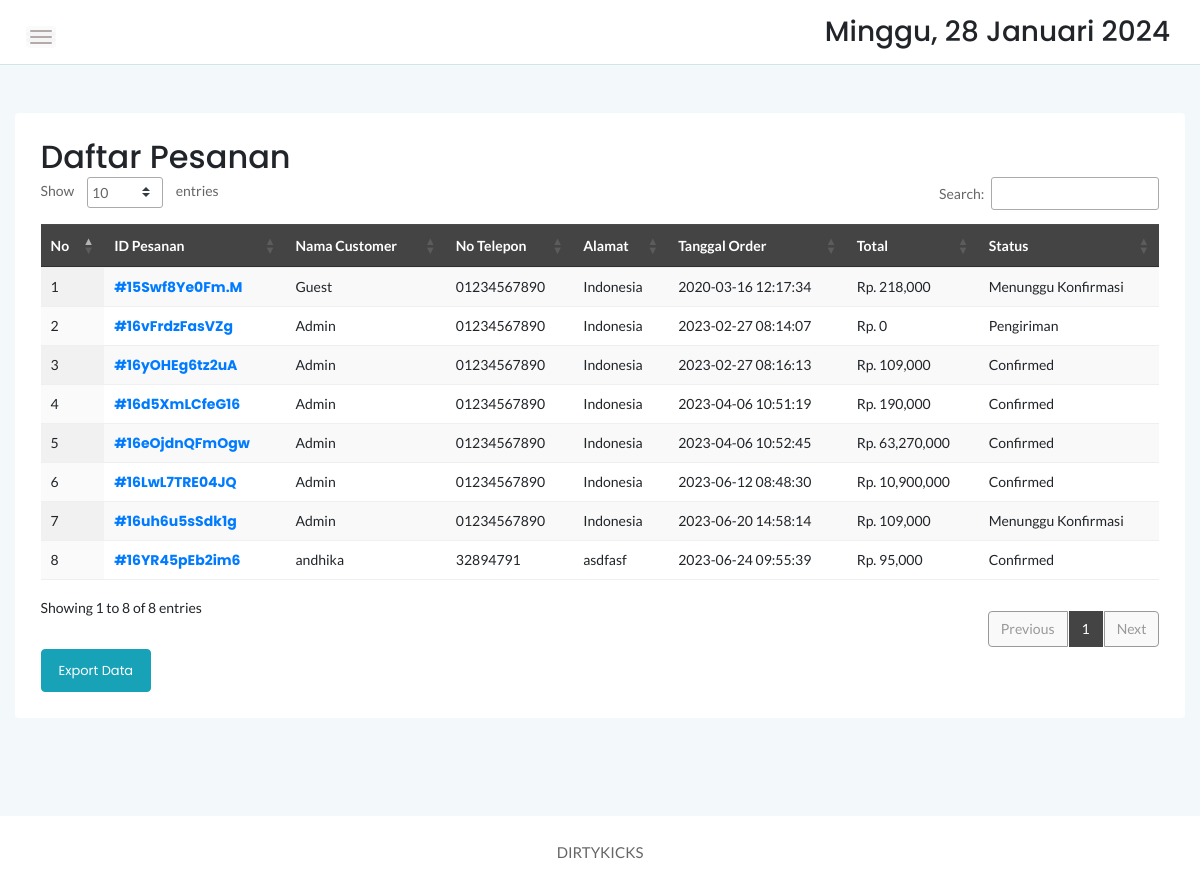
The app's page /admin/manageorder.php with its own data.
### tables this page shows
CREATE TABLE `cart` (
  `idcart` int(11) NOT NULL,
  `orderid` varchar(100) NOT NULL,
  `userid` int(11) NOT NULL,
  `tglorder` timestamp NOT NULL DEFAULT current_timestamp(),
  `status` varchar(10) NOT NULL DEFAULT 'Cart'
);

### admin/manageorder.php (the view, shortened to what this page needs)
<?php
	include '../dbconnect.php';
	?>
<!doctype html>
<html class="no-js" lang="en">
<head>
    <link rel="stylesheet" href="assets/css/bootstrap.min.css">
    <link rel="stylesheet" href="assets/css/font-awesome.min.css">
    <link rel="stylesheet" href="assets/css/themify-icons.css">
    <link rel="stylesheet" href="assets/css/metisMenu.css">
    <link rel="stylesheet" href="assets/css/owl.carousel.min.css">
    <link rel="stylesheet" href="assets/css/slicknav.min.css">
    <link rel="stylesheet" href="https://www.amcharts.com/lib/3/plugins/export/export.css" type="text/css" media="all" />
	<link rel="stylesheet" type="text/css" href="https://cdn.datatables.net/1.10.20/css/jquery.dataTables.min.css">
    <link rel="stylesheet" type="text/css" href="https://cdn.datatables.net/1.10.20/css/jquery.dataTables.css">
    <link rel="stylesheet" type="text/css" href="https://cdn.datatables.net/1.10.20/css/dataTables.bootstrap4.min.css">
    <link rel="stylesheet" type="text/css" href="https://cdn.datatables.net/responsive/2.2.3/css/responsive.bootstrap.min.css">
    <link rel="stylesheet" type="text/css" href="https://cdn.datatables.net/responsive/2.2.3/css/responsive.jqueryui.min.css">
	<link rel="stylesheet" type="text/css" href="https://cdn.datatables.net/buttons/1.5.2/css/buttons.dataTables.min.css">
    <link rel="stylesheet" href="assets/css/typography.css">
    <link rel="stylesheet" href="assets/css/default-css.css">
    <link rel="stylesheet" href="assets/css/styles.css">
    <link rel="stylesheet" href="assets/css/responsive.css">
</head>
<body>
    <div class="page-container">
        <div class="main-content">
            <div class="header-area">
                <div class="row align-items-center">
                    <div class="col-md-6 col-sm-8 clearfix">
                        <div class="nav-btn pull-left">
                            <span></span>
                            <span></span>
                            <span></span>
                        </div>
                    </div>
                    <div class="col-md-6 col-sm-4 clearfix">
                        <ul class="notification-area pull-right">
                            <li><h3><div class="date">
						</b></div></h3>
						</li>
                        </ul>
                    </div>
                </div>
            </div>
            <div class="main-content-inner">
                <div class="row mt-5 mb-5">
                    <div class="col-12">
                        <div class="card">
                            <div class="card-body">
                                <div class="d-sm-flex justify-content-between align-items-center">
									<h2>Daftar Pesanan</h2>
								</div>
                                    <div class="data-tables datatable-dark">
										 <table id="dataTable3" class="display" style="width:100%"><thead class="thead-dark">
											<tr>
												<th>No</th>
												<th>ID Pesanan</th>
												<th>Nama Customer</th>
                                                <th>No Telepon</th>
                                                <th>Alamat</th>
												<th>Tanggal Order</th>
												<th>Total</th>
												<th>Status</th>
											</tr></thead><tbody>
											<?php
											$brgs=mysqli_query($conn,"SELECT * from cart c, login l where c.userid=l.userid and status!='Cart' and status!='Selesai' order by idcart ASC");
											$no=1;
											while($p=mysqli_fetch_array($brgs)){
											$orderids = $p['orderid'];
												?>
												<tr>
													<td><?php echo $no++ ?></td>
													<td><strong><a href="order.php?orderid=<?php echo $p['orderid'] ?>">#<?php echo $p['orderid'] ?></a></strong></td>
													<td><?php echo $p['namalengkap'] ?></td>
                                                    <td><?php echo $p['notelp'] ?></td>
                                                    <td><?php echo $p['alamat'] ?></td>
													<td><?php echo $p['tglorder'] ?></td>
													<td>Rp. <?php
												$result1 = mysqli_query($conn,"SELECT SUM(d.qty*p.hargaafter) AS count FROM detailorder d, produk p where orderid='$orderids' and p.idproduk=d.idproduk order by d.idproduk ASC");
												$cekrow = mysqli_num_rows($result1);
												$row1 = mysqli_fetch_assoc($result1);
												$count = $row1['count'];
												if($cekrow > 0){
													echo number_format($count);
													} else {
														echo 'No data';
													}?></td>
													<td><?php
													$orders = $p['orderid'];
													$cekkonfirmasipembayaran = mysqli_query($conn,"select * from konfirmasi where orderid='$orders'");
													$cekroww = mysqli_num_rows($cekkonfirmasipembayaran);
													if($cekroww > 0){
														echo 'Confirmed';
													} else {
														if($p['status']!='Pengiriman'){
															echo "Menunggu Konfirmasi";
														} else {
															echo "Pengiriman";
														};
													}
													?></td>
												</tr>
												<?php
											}
											?>
										</tbody>
										</table>
                                    </div>
									<a href="datapesanan.php" target="_blank" class="btn btn-info">Export Data</a>
                                </div>
                            </div>
                        </div>
                    </div>
                </div>
            </div>
        </div>
        <footer>
            <div class="footer-area">
                <p>DIRTYKICKS</p>
            </div>
        </footer>
</body>
</html>

### admin/assets/css/styles.css (style rules this page uses)
.page-container { width: 100%; height: 100%; min-height: 100vh; padding-left: 280px; -webkit-transition: padding-left 0.3s ease 0s; transition: padding-left 0.3s ease 0s; }
.card { border: none; border-radius: 4px; background-color: #fff; -webkit-transition: all 0.3s ease 0s; transition: all 0.3s ease 0s; }
.card-body { padding: 25.6px; padding: 1.6rem; }
.main-content { width: 100%; background: #F3F8FB; }
.main-content-inner { padding: 0 30px 50px; }
.header-area { padding: 15px 30px; background: #fff; border-bottom: 1px solid #d8e3e7; }
.nav-btn { margin-right: 30px; margin-top: 10px; cursor: pointer; }
.nav-btn span { display: block; width: 22px; height: 2px; background: #b3aaaa; margin: 4px 0; border-radius: 15px; -webkit-transition: all 0.3s ease 0s; transition: all 0.3s ease 0s; box-shadow: 0 0 0 4px rgba(99, 96, 96, 0.03); }
.notification-area { -webkit-user-select: none; -moz-user-select: none; -ms-user-select: none; user-select: none; position: relative; z-index: 1; }
.notification-area li { display: inline-block; margin-left: 20px; cursor: pointer; -webkit-user-select: none; -moz-user-select: none; -ms-user-select: none; user-select: none; }
.footer-area { text-align: center; padding: 23px 0 19px; background: #fff; }
.footer-area p { color: #676666; margin-bottom: 0; }
.btn { padding: 11px 17px; font-size: 13px; letter-spacing: 0; }
table tr th { border-bottom: none; }
table tr th, table tr td { border-top: 1px solid rgba(120, 130, 140, 0.13) !important; }
table.dataTable.no-footer { border-bottom: 1px solid rgba(120, 130, 140, 0.13) !important; }
table.dataTable thead th, table.dataTable thead td { border-bottom-color: transparent; }
.datatable-dark thead { background: #444; color: #fff; }

### admin/assets/css/responsive.css (style rules this page uses)
@media (min-width: 1200px) and (max-width: 1364px) { .main-content-inner { padding: 0 15px 50px; } }
@media (min-width: 1200px) and (max-width: 1364px) { .page-container, .sbar_collapsed.page-container { padding-left: 0; } }

### records on screen
cart: orderid "15Swf8Ye0Fm.M", userid.namalengkap "Guest", userid.notelp "01234567890", userid.alamat "Indonesia", tglorder "2020-03-16 12:17:34", count "218,000", status "Menunggu Konfirmasi"
cart: orderid "16vFrdzFasVZg", userid.namalengkap "Admin", userid.notelp "01234567890", userid.alamat "Indonesia", tglorder "2023-02-27 08:14:07", count "0", status "Pengiriman"
cart: orderid "16yOHEg6tz2uA", userid.namalengkap "Admin", userid.notelp "01234567890", userid.alamat "Indonesia", tglorder "2023-02-27 08:16:13", count "109,000", shows "Confirmed"
cart: orderid "16d5XmLCfeG16", userid.namalengkap "Admin", userid.notelp "01234567890", userid.alamat "Indonesia", tglorder "2023-04-06 10:51:19", count "190,000", shows "Confirmed"
cart: orderid "16eOjdnQFmOgw", userid.namalengkap "Admin", userid.notelp "01234567890", userid.alamat "Indonesia", tglorder "2023-04-06 10:52:45", count "63,270,000", shows "Confirmed"
cart: orderid "16LwL7TRE04JQ", userid.namalengkap "Admin", userid.notelp "01234567890", userid.alamat "Indonesia", tglorder "2023-06-12 08:48:30", count "10,900,000", shows "Confirmed"
cart: orderid "16uh6u5sSdk1g", userid.namalengkap "Admin", userid.notelp "01234567890", userid.alamat "Indonesia", tglorder "2023-06-20 14:58:14", count "109,000", status "Menunggu Konfirmasi"
cart: orderid "16YR45pEb2im6", userid.namalengkap "andhika", userid.notelp "32894791", userid.alamat "asdfasf", tglorder "2023-06-24 09:55:39", count "95,000", shows "Confirmed"
